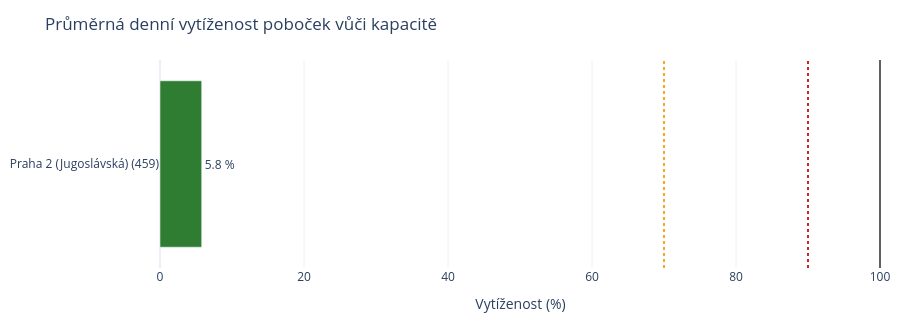

This figure's notebook cell:
### Markdown cell above
## 4. Vytíženost poboček — přehled

### Code cell
fig = rl.fig_branch_utilization_bar(branch_summary)
fig.show()

### Figure 1 — Plotly figure (JSON) as saved in the notebook; plotly's stock layout.template omitted (floating-point values rounded to 4 significant figures)
{"data": [{"hovertemplate": "%{y}<br>Průměrná vytíženost: %{x:.1f} %<extra></extra>", "marker": {"color": ["#2E7D32"]}, "orientation": "h", "text": ["5.8 %"], "textposition": "outside", "type": "bar", "x": [5.792], "y": ["Praha 2 (Jugoslávská) (459)"]}], "layout": {"height": 320, "margin": {"b": 40, "l": 10, "r": 10, "t": 60}, "shapes": [{"line": {"color": "#F9A825", "dash": "dot"}, "type": "line", "x0": 70.0, "x1": 70.0, "xref": "x", "y0": 0, "y1": 1, "yref": "y domain"}, {"line": {"color": "#C62828", "dash": "dot"}, "type": "line", "x0": 90.0, "x1": 90.0, "xref": "x", "y0": 0, "y1": 1, "yref": "y domain"}, {"line": {"color": "#616161"}, "type": "line", "x0": 100, "x1": 100, "xref": "x", "y0": 0, "y1": 1, "yref": "y domain"}], "title": {"text": "Průměrná denní vytíženost poboček vůči kapacitě"}, "xaxis": {"title": {"text": "Vytíženost (%)"}}, "yaxis": {"title": {}}}}
